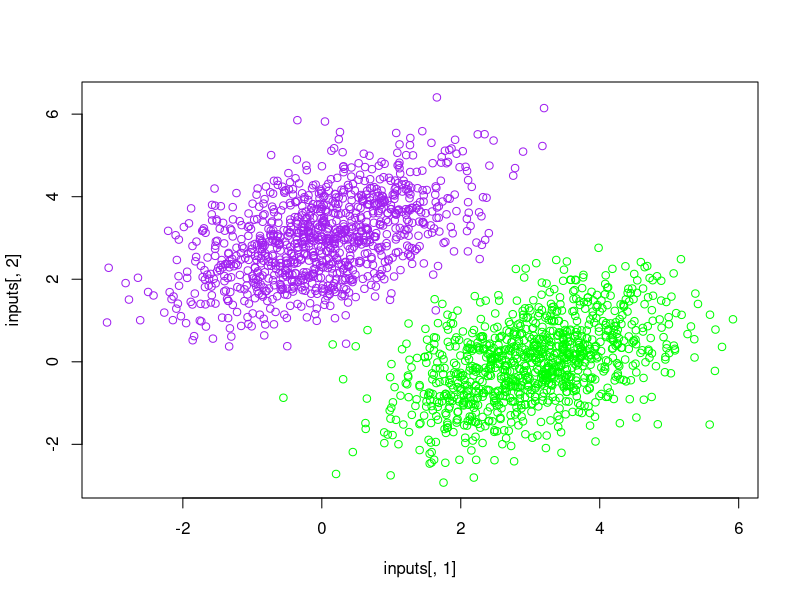

Reproduce this figure in R. (Note: this script raises an error after producing the figure.)
num_samples_per_class <- 1000
Sigma <- rbind(c(1, 0.5), c(0.5, 1))
negative_samples <- MASS::mvrnorm(n = num_samples_per_class, mu = c(0, 3), Sigma = Sigma)
positive_samples <- MASS::mvrnorm(n = num_samples_per_class, mu = c(3, 0), Sigma = Sigma)
inputs <- rbind(negative_samples, positive_samples)
targets <- rbind(array(0, dim = c(num_samples_per_class, 1)), array(1, dim = c(num_samples_per_class, 1)))
plot(x = inputs[,1], y = inputs[,2], col = ifelse(targets[,1] == 0, "purple", "green"))
input_dim <- 2
output_dim <- 1
W <- tf$Variable(initial_value = tf$random$uniform(shape(input_dim, output_dim)))
b <- tf$Variable(initial_value = tf$zeros(shape(output_dim)))
model <- function(inputs)
  tf$matmul(inputs, W) + b
square_loss <- function(targets, predictions){
  per_sample_losses <- (targets - predictions)^2
  mean(per_sample_losses)
}
learning_rate <- 0.1
training_step <- function(inputs, targets){
  with(tf$GradientTape() %as% tape, {
    predictions <- model(inputs)
    loss <- square_loss(predictions, targets)
  })
  grad_loss_wrt <- tape$gradient(loss, list(W = W, b = b))
  W$assign_sub(grad_loss_wrt$W * learning_rate)
  b$assign_sub(grad_loss_wrt$b * learning_rate)
  loss
}
inputs <- as_tensor(inputs, dtype = "float32")
for (step in seq(40)) {
  loss <- training_step(inputs, targets)
  cat(sprintf("Loss at step %s: %.4f\n", step, loss))
  
}
predictions <- model(inputs)
inputs <- as.array(inputs)
predictions <- as.array(predictions)
plot(inputs[,1], inputs[,2], col = ifelse(predictions[,1] <= 0.5, "purple", "green"))
slope <- -W[1,]/W[2,]
intercept <- (0.5-b)/W[2,]
abline(as.array(intercept), as.array(slope), col = "red")
